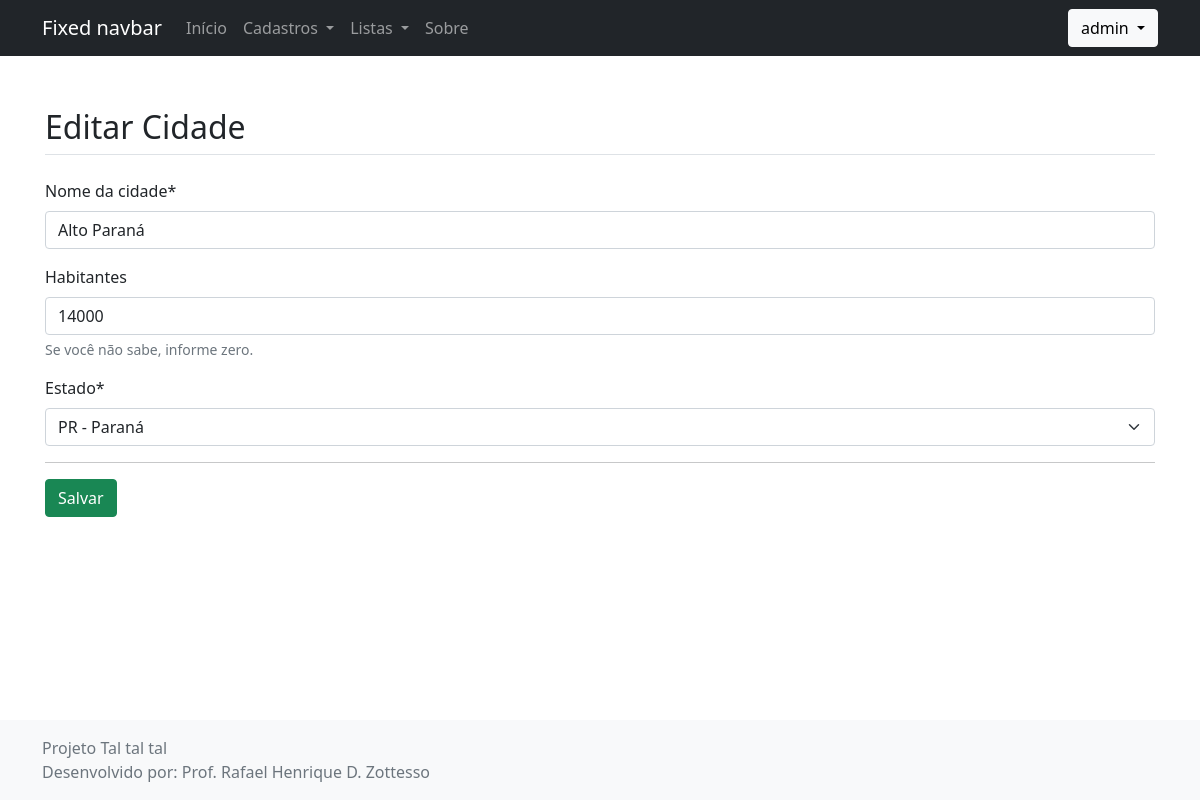
The app's page /editar/cidade/2/ (signed in), older data.
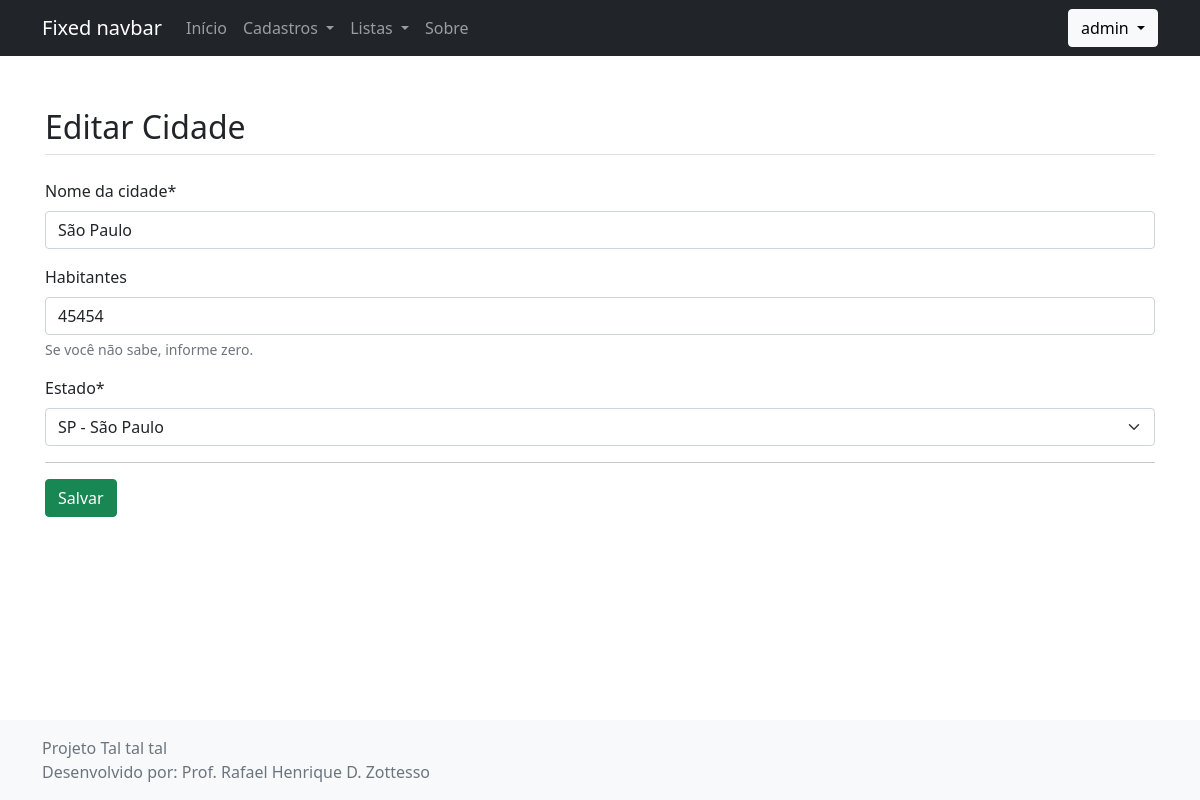
The same page, newer data.
### cadastros/models.py (models this page shows, shortened)
class Cidade(models.Model):
    nome = models.CharField(max_length=50, verbose_name="Nome da cidade", )
    habitantes = models.IntegerField(null=True, blank=True, default=0, help_text="Se você não sabe, informe zero.")
    estado = models.ForeignKey(Estado, on_delete=models.PROTECT)

class Estado(models.Model):
    sigla = models.CharField(max_length=2, unique=True)
    nome = models.CharField(max_length=50)
    def __str__(self):
        return self.sigla + ' - ' + self.nome

### cadastros/views.py (the view)
# urls.py: path('editar/cidade/<int:pk>/', CidadeUpdate.as_view(), name='editar-cidade'),
class CidadeUpdate(LoginRequiredMixin, UpdateView):
    login_url = reverse_lazy('index')
    model = Cidade
    fields = ['nome', 'habitantes', 'estado']
    template_name = 'cadastros/form.html'
    success_url = reverse_lazy('listar-cidade')
    def get_context_data(self, **kwargs):
        context = super().get_context_data(**kwargs)
        context['titulo'] = 'Editar Cidade'
        context['botao'] = 'Salvar'
        context['cor'] = 'success'
        return context

### cadastros/templates/cadastros/form.html (shortened to what this page needs)
{% extends 'paginas/modelo.html' %}
{% load static %}
{% load crispy_forms_tags %}
{% block conteudo %}
    <h2 class="mt-4 mb-4 border-bottom pb-2">
        {{ titulo }}
    </h2>
    <form method="POST">
        {{ form|crispy }}
        <hr class="">
        <button type="submit" class="btn btn-{{cor}}">
            {{ botao }}
        </button>
    </form>
{% endblock %}

Row changes from the older to the newer data that the page shows:
changed Cidade: nome "Alto Paraná" → "São Paulo"; habitantes "14000" → "45454"; estado "PR - Paraná" → "SP - São Paulo"
